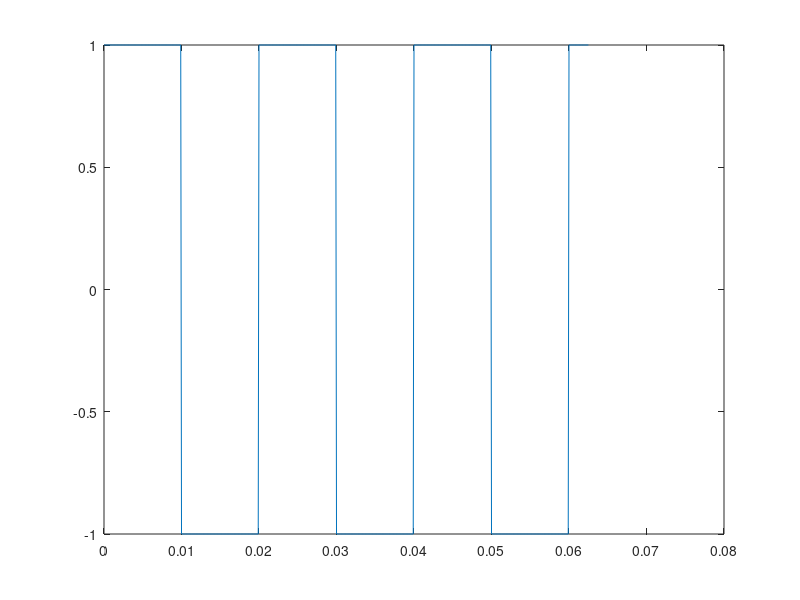
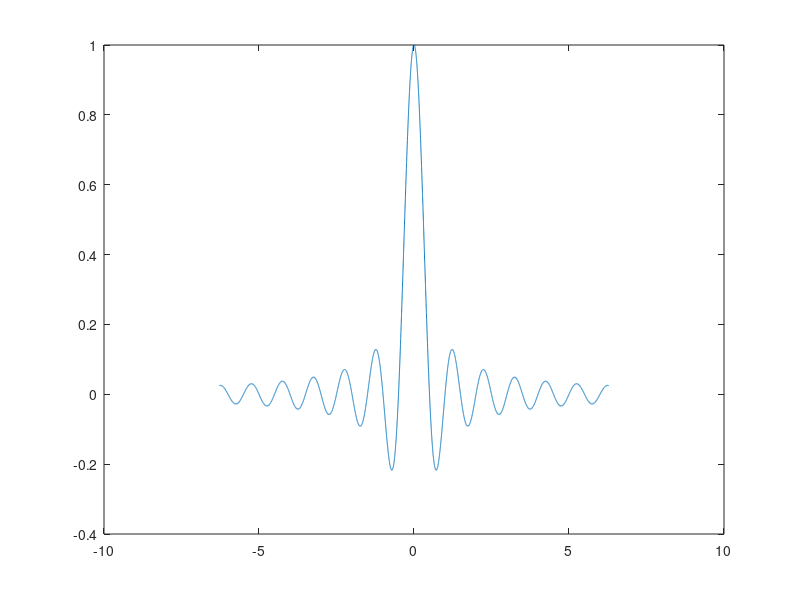
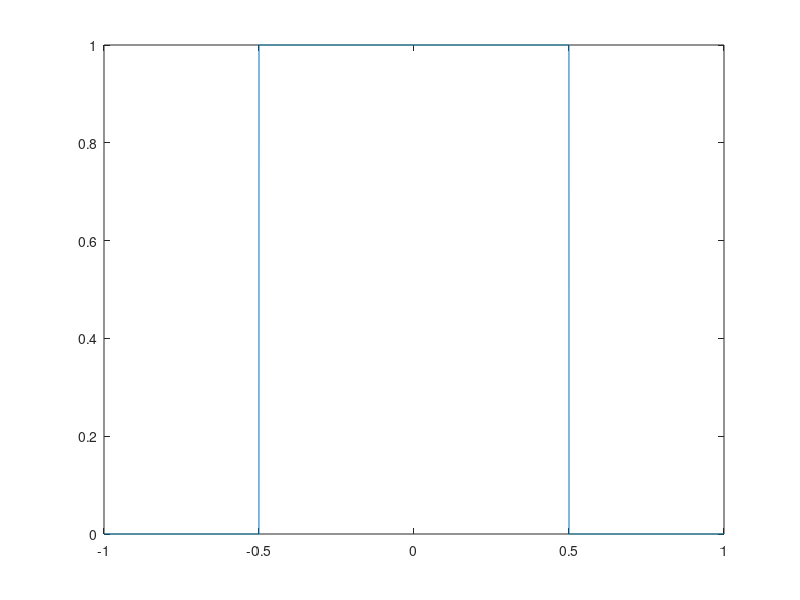
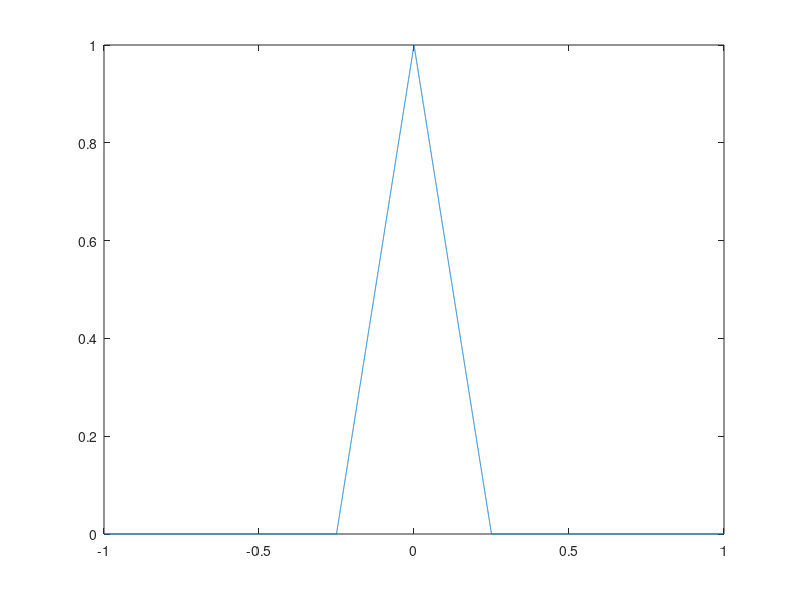

MATLAB code for these plots, in order: (Note: this script raises an error after producing the figures.)
t = 0: 0.0001 : 0.0625;
y = square (2* pi*50*t);
figure;
plot(t,y)

t = -2*pi : 0.001 : 2*pi;
y = sinc(2*t);
figure;
plot(t,y)

fs = 5000;
t = -1: 1/fs: 1;
y = rectpuls(t);
figure;
plot(t,y)

fs = 10000;
t = -1: 1/fs:1;
w = 0.5;
y = tripuls (t,w);
figure;
plot(t,y)

T = 0: 1/5E3 : 10E-3 ;
D = [0 : 1/1E3 : 10E-3; 0.8.^(0:10)]';
Y = pulstran(T,D,@gauspuls,10E3 , .5);
figure;
plot(T,Y)
